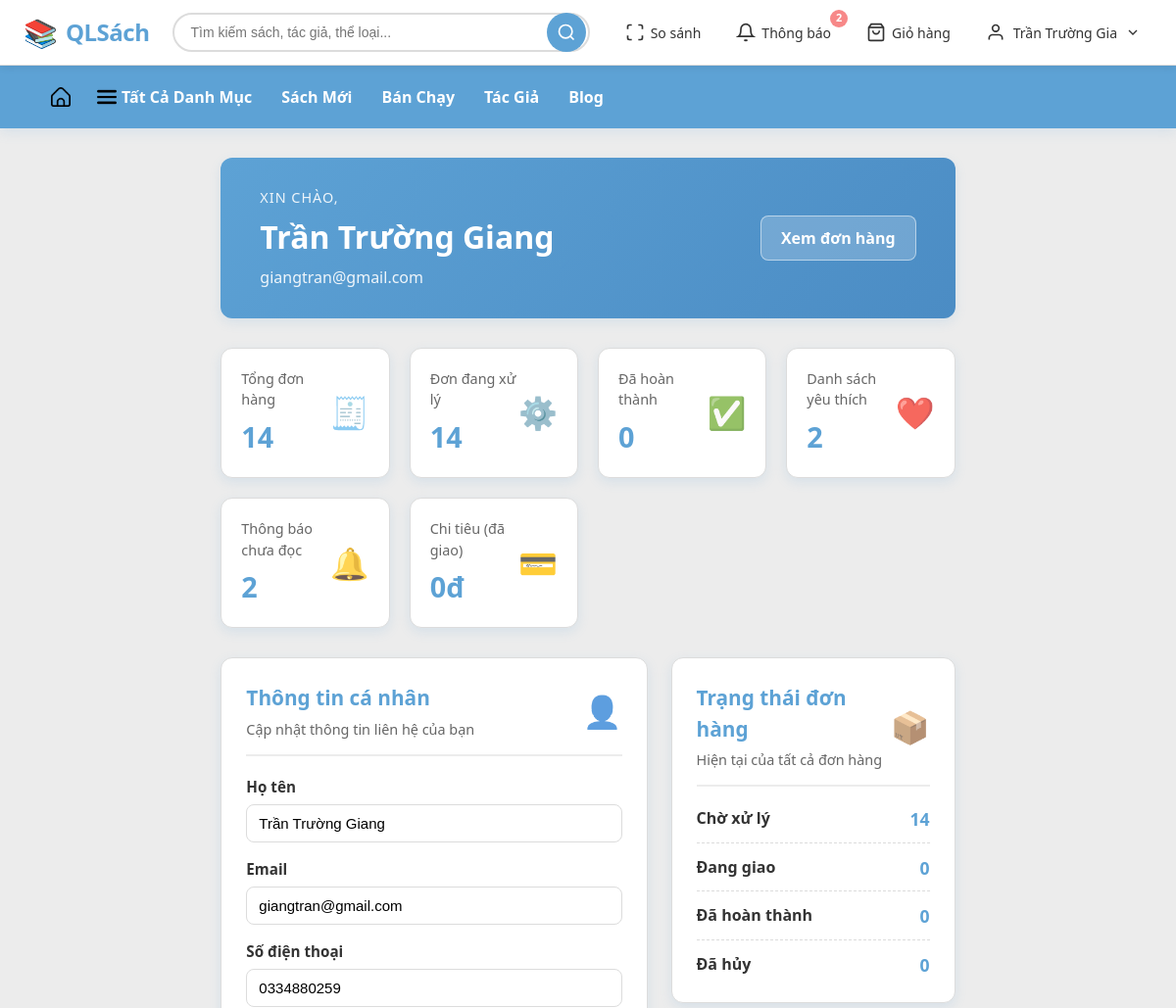
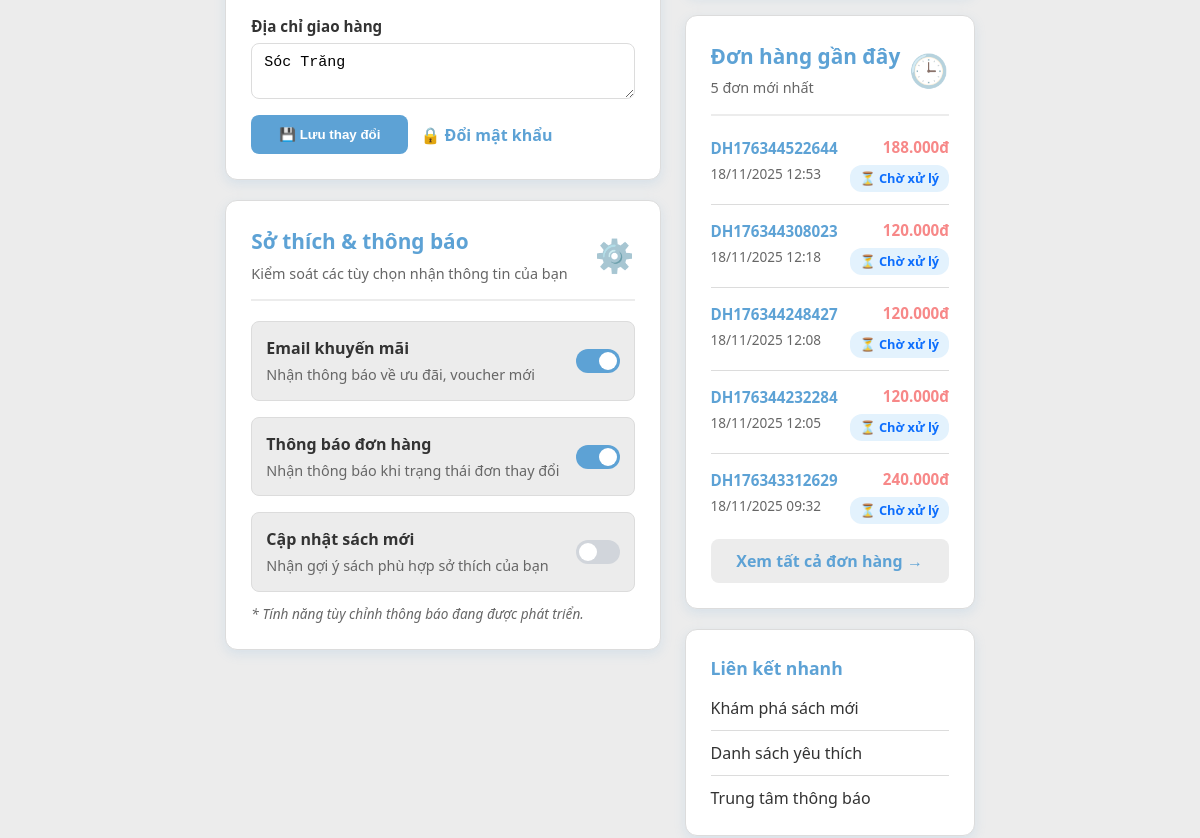
Page /user/profile.php (signed in, upper part) on the earlier database version (2 pictures, top to bottom).
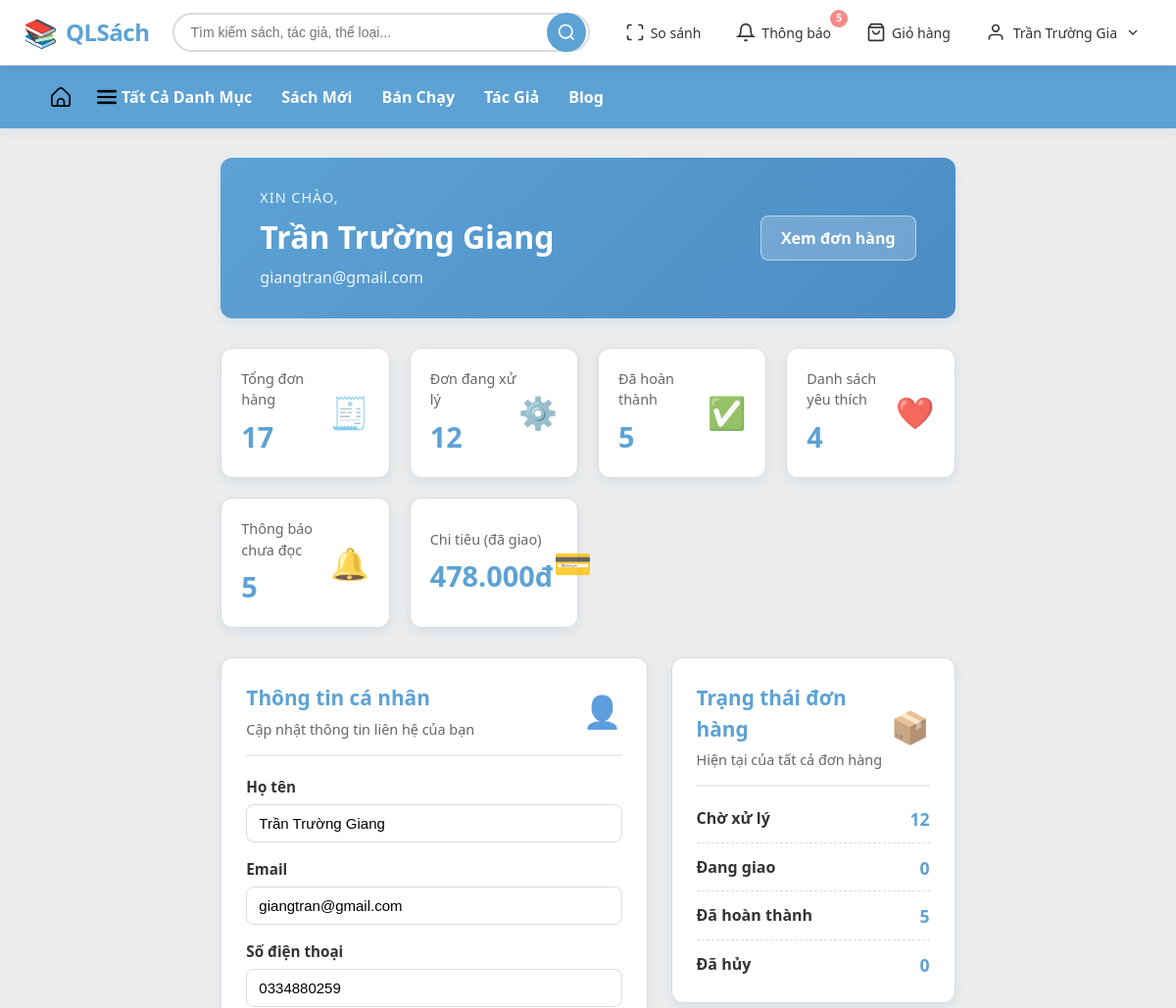
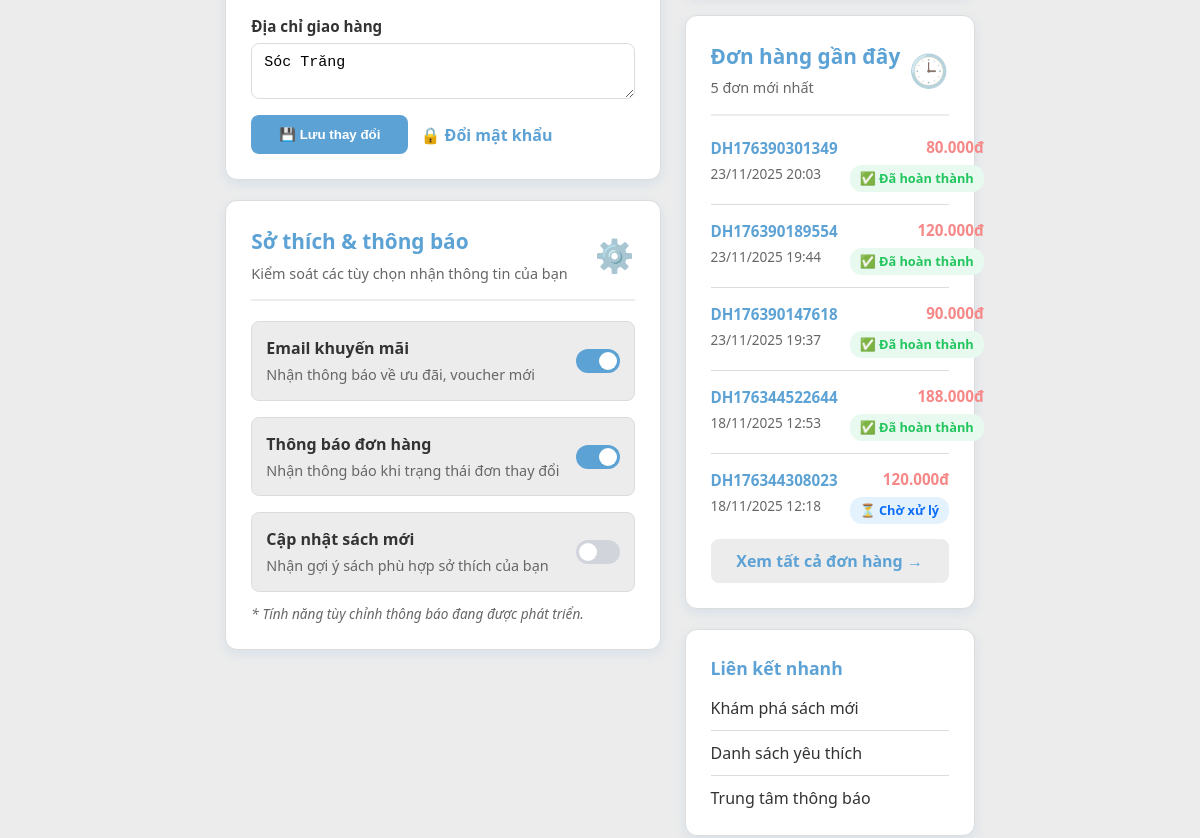
Same page on the later database version (2 pictures, top to bottom).
### tables this page shows
CREATE TABLE `don_hang` (
  `id_don_hang` varchar(20) NOT NULL,
  `id_tk` varchar(5) NOT NULL,
  `id_trang_thai` int(11) DEFAULT NULL,
  `ngay_gio_tao_don` datetime NOT NULL,
  `dia_chi_nhan_hang` varchar(250) NOT NULL
);

CREATE TABLE `trang_thai_don_hang` (
  `id_trang_thai` int(11) NOT NULL,
  `trang_thai_dh` varchar(100) NOT NULL
);

### models/Database.php (called while the page is built, shortened)
<?php
class Database {
    private $host = '127.0.0.1';
    private $db_name = 'qlsach';
    private $username = 'root';
    private $password = '';
    private $conn;
    public function __construct() {
        $this->conn = null;
        $dsn = 'mysql:host=' . $this->host . ';dbname=' . $this->db_name . ';charset=utf8mb4';
        try {
            $this->conn = new PDO($dsn, $this->username, $this->password);
            $this->conn->setAttribute(PDO::ATTR_ERRMODE, PDO::ERRMODE_EXCEPTION);
            $this->conn->setAttribute(PDO::ATTR_DEFAULT_FETCH_MODE, PDO::FETCH_OBJ);
        } catch (PDOException $e) {
            echo 'Kết nối thất bại: ' . $e->getMessage();
        }
    }
    public function prepare($sql) {
        return $this->conn->prepare($sql);
    }
}
?>

### models/Notification.php (called while the page is built, shortened)
<?php
require_once __DIR__ . '/Database.php';
class Notification {
    private $db;
    public function __construct() {
        $this->db = new Database();
    }
    public function getUnreadCount($id_tk = null) {
        if (!$id_tk && isset($_SESSION['id_tk'])) {
            $id_tk = $_SESSION['id_tk'];
        }
        $sql = "SELECT COUNT(*) as count FROM thong_bao
                WHERE id_tk = ? AND da_doc = 0";
        $stmt = $this->db->prepare($sql);
        $stmt->execute([$id_tk]);
        $result = $stmt->fetch();
        return $result->count ?? 0;
    }
}
?>

### models/User.php (called while the page is built, shortened)
<?php
require_once 'Database.php';
class User {
    private $db;
    public function __construct() {
        $this->db = new Database();
    }
    public function getUserById($id_tk) {
        $sql = "SELECT tk.*, nd.phan_quyen
                FROM tai_khoan tk
                JOIN nguoi_dung nd ON tk.id_nd = nd.id_nd
                WHERE tk.id_tk = ?";
        $stmt = $this->db->prepare($sql);
        $stmt->execute([$id_tk]);
        return $stmt->fetch(PDO::FETCH_OBJ);
    }
}
?>

### models/Order.php (called while the page is built, shortened)
<?php
require_once 'Database.php';
class Order {
    private $db;
    public function __construct() {
        $this->db = new Database();
    }
    public function getOrderSummary($id_tk) {
        $sql = "SELECT
                    COUNT(*) AS total_orders,
                    SUM(CASE WHEN dh.id_trang_thai = 1 THEN 1 ELSE 0 END) AS pending_orders,
                    SUM(CASE WHEN dh.id_trang_thai = 3 THEN 1 ELSE 0 END) AS shipping_orders,
                    SUM(CASE WHEN dh.id_trang_thai = 4 THEN 1 ELSE 0 END) AS completed_orders,
                    SUM(CASE WHEN dh.id_trang_thai = 5 THEN 1 ELSE 0 END) AS cancelled_orders,
                    COALESCE(SUM(CASE WHEN dh.id_trang_thai = 4 THEN (ct.so_luong_ban * ct.don_gia_ban) ELSE 0 END), 0) AS total_spent
                FROM don_hang dh
                LEFT JOIN chi_tiet_don_hang ct ON dh.id_don_hang = ct.id_don_hang
                WHERE dh.id_tk = ?";
        $stmt = $this->db->prepare($sql);
        $stmt->execute([$id_tk]);
        $result = $stmt->fetch();
        return [
            'total_orders' => (int)($result->total_orders ?? 0),
            'pending_orders' => (int)($result->pending_orders ?? 0),
            'shipping_orders' => (int)($result->shipping_orders ?? 0),
            'completed_orders' => (int)($result->completed_orders ?? 0),
            'cancelled_orders' => (int)($result->cancelled_orders ?? 0),
            'total_spent' => (float)($result->total_spent ?? 0),
        ];
    }
    public function getRecentOrders($id_tk, $limit = 5) {
        $limit = max(1, (int)$limit);
        $sql = "SELECT
                    dh.id_don_hang,
                    dh.ngay_gio_tao_don,
                    dh.id_trang_thai,
                    tt.trang_thai_dh,
                    COALESCE(SUM(ct.so_luong_ban * ct.don_gia_ban), 0) AS tong_tien,
                    MAX(tto.trang_thai_tt) AS trang_thai_tt
                FROM don_hang dh
                JOIN trang_thai_don_hang tt ON dh.id_trang_thai = tt.id_trang_thai
                LEFT JOIN chi_tiet_don_hang ct ON dh.id_don_hang = ct.id_don_hang
                LEFT JOIN thanh_toan tto ON dh.id_don_hang = tto.id_don_hang
                WHERE dh.id_tk = ?
                GROUP BY dh.id_don_hang
                ORDER BY dh.ngay_gio_tao_don DESC
                LIMIT ?";
        $stmt = $this->db->prepare($sql);
        $stmt->bindValue(1, $id_tk);
        $stmt->bindValue(2, $limit, PDO::PARAM_INT);
        $stmt->execute();
        return $stmt->fetchAll();
    }
}
?>

### models/Wishlist.php (called while the page is built, shortened)
<?php
require_once __DIR__ . '/Database.php';
class Wishlist {
    private $db;
    public function __construct() {
        $this->db = new Database();
    }
    public function getCount($id_tk) {
        $sql = "SELECT COUNT(*) as count FROM wishlist WHERE id_tk = ?";
        $stmt = $this->db->prepare($sql);
        $stmt->execute([$id_tk]);
        $result = $stmt->fetch();
        return $result->count ?? 0;
    }
}

### user/profile.php (the view, shortened to what the changed rows need)
<?php
include_once '../includes/header.php';
require_once '../models/User.php';
require_once '../models/Order.php';
require_once '../models/Wishlist.php';
require_once '../models/Notification.php';
$userModel = new User();
$orderModel = new Order();
$wishlistModel = new Wishlist();
$notificationModel = new Notification();
$user = $userModel->getUserById($_SESSION['id_tk']);
$orderSummary = $orderModel->getOrderSummary($_SESSION['id_tk']);
$recentOrders = $orderModel->getRecentOrders($_SESSION['id_tk'], 5);
$wishlistCount = $wishlistModel->getCount($_SESSION['id_tk']);
$notificationUnread = $notificationModel->getUnreadCount($_SESSION['id_tk']);
$statusBadges = [
    'Chờ xử lý' => ['bg' => '#e3f2fd', 'color' => '#0d6efd', 'icon' => '⏳'],
    'Đã xác nhận' => ['bg' => '#e0f7fa', 'color' => '#0d9488', 'icon' => '✓'],
    'Đang giao hàng' => ['bg' => '#fff7e6', 'color' => '#f59e0b', 'icon' => '🚚'],
    'Đã hoàn thành' => ['bg' => '#e8f9ef', 'color' => '#22c55e', 'icon' => '✅'],
    'Đã hủy' => ['bg' => '#ffe5e5', 'color' => '#ef4444', 'icon' => '❌'],
];
function formatCurrency($number) {
    return number_format($number, 0, ',', '.') . 'đ';
}
?>
<div class="profile-page">
    <header class="profile-hero">
        <div>
            <h1><?= htmlspecialchars($user->ho_ten ?? 'Khách hàng') ?></h1>
        </div>
    </header>
    <section class="profile-summary-grid">
        <div class="summary-card">
            <div>
                <p>Tổng đơn hàng</p>
                <h3><?= $orderSummary['total_orders'] ?></h3>
            </div>
        </div>
        <div class="summary-card">
            <div>
                <p>Đơn đang xử lý</p>
                <h3><?= $orderSummary['pending_orders'] + $orderSummary['shipping_orders'] ?></h3>
            </div>
        </div>
        <div class="summary-card">
            <div>
                <p>Đã hoàn thành</p>
                <h3><?= $orderSummary['completed_orders'] ?></h3>
            </div>
        </div>
        <div class="summary-card">
            <div>
                <p>Danh sách yêu thích</p>
                <h3><?= $wishlistCount ?></h3>
            </div>
        </div>
        <div class="summary-card">
            <div>
                <p>Thông báo chưa đọc</p>
                <h3><?= $notificationUnread ?></h3>
            </div>
        </div>
        <div class="summary-card">
            <div>
                <p>Chi tiêu (đã giao)</p>
                <h3><?= formatCurrency($orderSummary['total_spent']) ?></h3>
            </div>
        </div>
    </section>
    <div class="profile-layout">
        <div class="profile-main-column">
            <div class="profile-card">
                <div class="profile-card-header">
                    <div>
                        <h2>Thông tin cá nhân</h2>
                    </div>
                </div>
            </div>
            <div class="profile-card">
                <div class="profile-card-header">
                    <div>
                        <h2>Sở thích & thông báo</h2>
                    </div>
                </div>
            </div>
        </div>
        <aside class="profile-sidebar">
            <div class="profile-card">
                <div class="profile-card-header">
                    <div>
                        <h2>Trạng thái đơn hàng</h2>
                    </div>
                </div>
                <ul class="status-list">
                    <li>
                        <span>Chờ xử lý</span>
                        <strong><?= $orderSummary['pending_orders'] ?></strong>
                    </li>
                    <li>
                        <span>Đã hoàn thành</span>
                        <strong><?= $orderSummary['completed_orders'] ?></strong>
                    </li>
                </ul>
            </div>
            <div class="profile-card recent-orders-card">
                <div class="profile-card-header">
                    <div>
                        <h2>Đơn hàng gần đây</h2>
                    </div>
                </div>
                <?php if (empty($recentOrders)): ?>
                    <p class="text-muted">Bạn chưa có đơn hàng nào.</p>
                <?php else: ?>
                    <div class="recent-orders-list">
                        <?php foreach ($recentOrders as $order):
                            $badge = $statusBadges[$order->trang_thai_dh] ?? ['bg' => '#f3f4f6', 'color' => '#4b5563', 'icon' => '•'];
                            ?>
                            <div class="recent-order-item">
                                <div>
                                    <strong><?= htmlspecialchars($order->id_don_hang) ?></strong>
                                    <p><?= date('d/m/Y H:i', strtotime($order->ngay_gio_tao_don)) ?></p>
                                </div>
                                <div class="recent-order-meta">
                                    <span><?= formatCurrency($order->tong_tien) ?></span>
                                    <span class="status-pill" style="background: <?= $badge['bg'] ?>; color: <?= $badge['color'] ?>;">
                                        <?= $badge['icon'] ?> <?= htmlspecialchars($order->trang_thai_dh) ?>
                                    </span>
                                </div>
                            </div>
                        <?php endforeach; ?>
                    </div>
                <?php endif; ?>
            </div>
        </aside>
    </div>
</div>
<?php include_once '../includes/footer.php'; ?>

### includes/header.php (shortened to what the changed rows need)
<?php
require_once __DIR__ . '/../models/Notification.php';
$notificationModelNav = new Notification();
$notificationCount = $notificationModelNav->getUnreadCount();
?>
<!DOCTYPE html>
<html lang="vi">
<head>
    <link rel="stylesheet" href="/qlsach/public/css/style.css">
    <link rel="stylesheet" href="/qlsach/public/css/wishlist-button.css">
           <?php if (strpos($_SERVER['REQUEST_URI'], 'profile') !== false): ?>
               <link rel="stylesheet" href="/qlsach/public/css/profile.css">
           <?php endif; ?>
</head>
<body>
<div class="page-container">
<header class="main-header">
    <div class="header-container">
        <div class="header-actions">
            <?php if (isset($_SESSION['id_tk'])): ?>
                <div class="notification-wrapper">
                    <a href="/qlsach/user/notifications.php" class="action-item notification-item" title="Thông báo">
                        <svg width="20" height="20" viewBox="0 0 24 24" fill="none" stroke="currentColor" stroke-width="2">
                            <path d="M18 8A6 6 0 0 0 6 8c0 7-3 9-3 9h18s-3-2-3-9"></path>
                            <path d="M13.73 21a2 2 0 0 1-3.46 0"></path>
                        </svg>
                        <span class="action-text">Thông báo</span>
                        <?php if ($notificationCount > 0): ?>
                            <span class="action-badge"><?= $notificationCount ?></span>
                        <?php endif; ?>
                    </a>
                </div>
            <?php endif; ?>
        </div>
    </div>
</header>

Differences in the rows shown:
no longer on this page (row unchanged): don_hang: id_don_hang "DH176344248427", ngay_gio_tao_don "18/11/2025 12:08", tong_tien "120.000đ", id_trang_thai.trang_thai_dh "⏳", id_trang_thai.trang_thai_dh "Chờ xử lý"
no longer on this page (row unchanged): don_hang: id_don_hang "DH176344232284", ngay_gio_tao_don "18/11/2025 12:05", tong_tien "120.000đ", id_trang_thai.trang_thai_dh "⏳", id_trang_thai.trang_thai_dh "Chờ xử lý"
no longer on this page (row unchanged): don_hang: id_don_hang "DH176343312629", ngay_gio_tao_don "18/11/2025 09:32", tong_tien "240.000đ", id_trang_thai.trang_thai_dh "⏳", id_trang_thai.trang_thai_dh "Chờ xử lý"
added don_hang: id_don_hang "DH176390301349", ngay_gio_tao_don "23/11/2025 20:03", tong_tien "80.000đ", id_trang_thai.trang_thai_dh "✅", id_trang_thai.trang_thai_dh "Đã hoàn thành"
added don_hang: id_don_hang "DH176390189554", ngay_gio_tao_don "23/11/2025 19:44", tong_tien "120.000đ", id_trang_thai.trang_thai_dh "✅", id_trang_thai.trang_thai_dh "Đã hoàn thành"
added don_hang: id_don_hang "DH176390147618", ngay_gio_tao_don "23/11/2025 19:37", tong_tien "90.000đ", id_trang_thai.trang_thai_dh "✅", id_trang_thai.trang_thai_dh "Đã hoàn thành"
changed don_hang "DH176344522644": id_trang_thai 1 → 4 (drawn); id_trang_thai.trang_thai_dh "⏳" → "✅"; id_trang_thai.trang_thai_dh "Chờ xử lý" → "Đã hoàn thành"
Other differences:
$notificationCount: "2" → "5"
$orderSummary['total_orders']: "14" → "17"
$orderSummary['pending_orders'] + $orderSummary['shipping_orders']: "14" → "12"
$orderSummary['completed_orders']: "0" → "5"
$wishlistCount: "2" → "4"
$notificationUnread: "2" → "5"
formatCurrency($orderSummary['total_spent']): "0đ" → "478.000đ"
$orderSummary['pending_orders']: "14" → "12"
